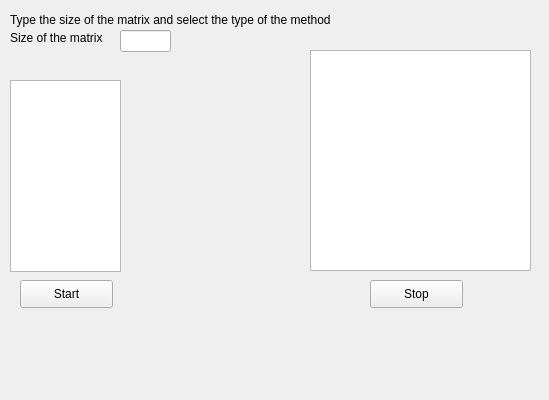
<?xml version="1.0" encoding="UTF-8"?>
<ui version="4.0">
 <class>Form</class>
 <widget class="QWidget" name="Form">
  <property name="geometry">
   <rect>
    <x>0</x>
    <y>0</y>
    <width>549</width>
    <height>400</height>
   </rect>
  </property>
  <property name="windowTitle">
   <string>Form</string>
  </property>
  <widget class="QLabel" name="sizeLabel">
   <property name="geometry">
    <rect>
     <x>10</x>
     <y>30</y>
     <width>131</width>
     <height>16</height>
    </rect>
   </property>
   <property name="text">
    <string>Size of the matrix</string>
   </property>
  </widget>
  <widget class="QLineEdit" name="lineEdit">
   <property name="geometry">
    <rect>
     <x>120</x>
     <y>30</y>
     <width>51</width>
     <height>22</height>
    </rect>
   </property>
  </widget>
  <widget class="QLabel" name="label">
   <property name="geometry">
    <rect>
     <x>10</x>
     <y>10</y>
     <width>351</width>
     <height>20</height>
    </rect>
   </property>
   <property name="text">
    <string>Type the size of the matrix and select the type of the method</string>
   </property>
  </widget>
  <widget class="QListView" name="latinSquareMethods">
   <property name="geometry">
    <rect>
     <x>10</x>
     <y>80</y>
     <width>111</width>
     <height>192</height>
    </rect>
   </property>
  </widget>
  <widget class="QPushButton" name="latinSquareStartButton">
   <property name="geometry">
    <rect>
     <x>20</x>
     <y>280</y>
     <width>93</width>
     <height>28</height>
    </rect>
   </property>
   <property name="text">
    <string>Start</string>
   </property>
  </widget>
  <widget class="QPushButton" name="StopButton">
   <property name="geometry">
    <rect>
     <x>370</x>
     <y>280</y>
     <width>93</width>
     <height>28</height>
    </rect>
   </property>
   <property name="text">
    <string>Stop</string>
   </property>
  </widget>
  <widget class="QListView" name="SolutionView">
   <property name="geometry">
    <rect>
     <x>310</x>
     <y>50</y>
     <width>221</width>
     <height>221</height>
    </rect>
   </property>
  </widget>
 </widget>
 <resources/>
 <connections/>
</ui>
